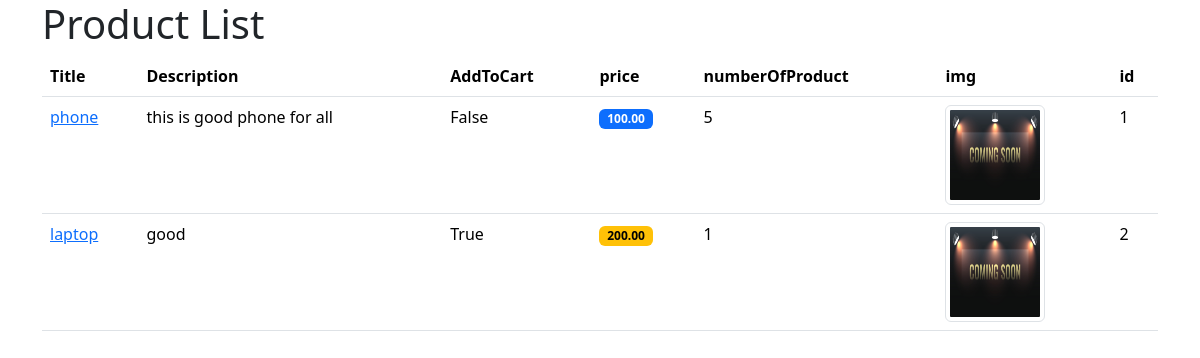
Page /home/product on the earlier database version.
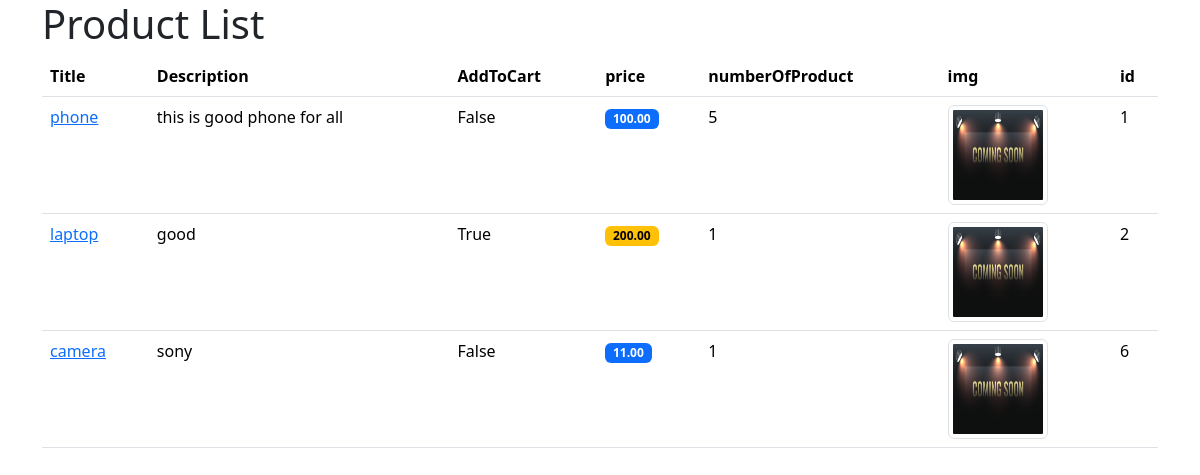
Same page on the later database version.
### blog/models.py (models this page shows, shortened)
class Product(models.Model):
    title = models.CharField(max_length=20)
    Description = models.TextField()
    numberOfProduct = models.IntegerField()
    price = models.DecimalField(decimal_places=2, max_digits=5)
    AddToCart = models.BooleanField(default=False)
    img = models.ImageField(upload_to='blog/',null=True)

### blog/views.py (the view)
# urls.py: path('product',views.product_list),
def product_list(request):
    products = Product.objects.all()
    return render(request, 'blog/product_list.html',context={'products': products})

### blog/templates/blog/product_list.html (shortened to what this page needs)
{% load static %}
<!doctype html>
<html lang="en">
<head>
<link href="https://cdn.jsdelivr.net/npm/bootstrap@5.3.8/dist/css/bootstrap.min.css"
      rel="stylesheet">
</head>
<body>
<div class="container">
    <h1>Product List</h1>
<table class="table">
  <thead>
    <tr>
      <th scope="col">Title</th>
      <th scope="col">Description</th>
        <th scope="col">AddToCart</th>
        <th scope="col">price</th>
        <th scope="col">numberOfProduct</th>
        <th scope="col">img</th>
        <th scope="col">id</th>
    </tr>
  </thead>
  <tbody>
    {% for product in products %}
    <tr>
      <td> <a href="{% url 'product_detail' product.id %}" >{{ product.title }}</a></td>
      <td>{{ product.Description }}</td>
        <td>{{product.AddToCart}}</td>
        <td>
            {% if product.price <= 100 %}
            <span class="badge text-bg-primary">{{product.price}}</span>
            {% elif product.price >= 10 %}
            <span class="badge text-bg-warning">{{product.price}}</span>
            {% endif %}
        </td>
        <td>{{product.numberOfProduct}}</td>
       {% if not product.img %}
            <td>
                <img src="{% static 'blog/img/static.jpg' %}" class="img-thumbnail" style="width: 100px; height: 100px;">
            </td>
        {% else %}
            <td>
                <img src="{{ product.img.url }}" class="img-thumbnail" style="width: 100px; height: 100px;">
            </td>
        {% endif %}
        <td>{{ product.id }}</td>
    </tr>
    {% endfor %}
  </tbody>
</table>
</div>
</body>
</html>

Differences in the rows shown:
added Product: title "camera", Description "sony", AddToCart "False", price "11.00", numberOfProduct "1", id "6"
